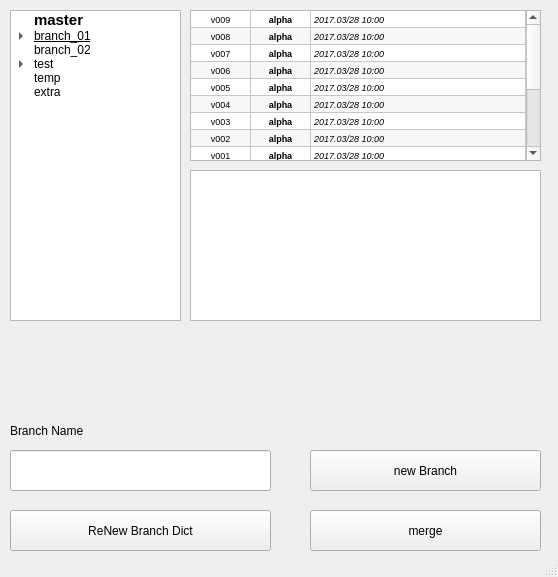
<?xml version="1.0" encoding="UTF-8"?>
<ui version="4.0">
 <class>MainWindow</class>
 <widget class="QMainWindow" name="MainWindow">
  <property name="geometry">
   <rect>
    <x>0</x>
    <y>0</y>
    <width>558</width>
    <height>577</height>
   </rect>
  </property>
  <property name="windowTitle">
   <string>MainWindow</string>
  </property>
  <widget class="QWidget" name="centralwidget">
   <widget class="QPushButton" name="pushButton_createNewBranch">
    <property name="geometry">
     <rect>
      <x>310</x>
      <y>450</y>
      <width>231</width>
      <height>41</height>
     </rect>
    </property>
    <property name="text">
     <string>new Branch</string>
    </property>
   </widget>
   <widget class="QLineEdit" name="lineEdit_branchName">
    <property name="geometry">
     <rect>
      <x>10</x>
      <y>450</y>
      <width>261</width>
      <height>41</height>
     </rect>
    </property>
    <property name="text">
     <string/>
    </property>
   </widget>
   <widget class="QLabel" name="label">
    <property name="geometry">
     <rect>
      <x>10</x>
      <y>420</y>
      <width>161</width>
      <height>21</height>
     </rect>
    </property>
    <property name="text">
     <string>Branch Name</string>
    </property>
   </widget>
   <widget class="QTreeWidget" name="treeWidget_branches">
    <property name="geometry">
     <rect>
      <x>10</x>
      <y>10</y>
      <width>171</width>
      <height>311</height>
     </rect>
    </property>
    <property name="alternatingRowColors">
     <bool>false</bool>
    </property>
    <property name="autoExpandDelay">
     <number>1</number>
    </property>
    <property name="allColumnsShowFocus">
     <bool>true</bool>
    </property>
    <property name="headerHidden">
     <bool>true</bool>
    </property>
    <property name="expandsOnDoubleClick">
     <bool>true</bool>
    </property>
    <attribute name="headerVisible">
     <bool>false</bool>
    </attribute>
    <attribute name="headerCascadingSectionResizes">
     <bool>false</bool>
    </attribute>
    <attribute name="headerDefaultSectionSize">
     <number>311</number>
    </attribute>
    <attribute name="headerMinimumSectionSize">
     <number>4</number>
    </attribute>
    <attribute name="headerShowSortIndicator" stdset="0">
     <bool>false</bool>
    </attribute>
    <attribute name="headerStretchLastSection">
     <bool>false</bool>
    </attribute>
    <column>
     <property name="text">
      <string>branch Info</string>
     </property>
    </column>
    <item>
     <property name="text">
      <string>master</string>
     </property>
     <property name="font">
      <font>
       <pointsize>11</pointsize>
       <weight>75</weight>
       <bold>true</bold>
      </font>
     </property>
     <property name="foreground">
      <brush brushstyle="NoBrush">
       <color alpha="255">
        <red>247</red>
        <green>126</green>
        <blue>128</blue>
       </color>
      </brush>
     </property>
    </item>
    <item>
     <property name="text">
      <string>branch_01</string>
     </property>
     <property name="font">
      <font>
       <underline>true</underline>
      </font>
     </property>
     <property name="foreground">
      <brush brushstyle="NoBrush">
       <color alpha="255">
        <red>215</red>
        <green>255</green>
        <blue>208</blue>
       </color>
      </brush>
     </property>
     <item>
      <property name="text">
       <string>branch_01_a</string>
      </property>
      <property name="font">
       <font>
        <italic>true</italic>
       </font>
      </property>
     </item>
     <item>
      <property name="text">
       <string>branch_01_b</string>
      </property>
      <property name="font">
       <font>
        <italic>true</italic>
       </font>
      </property>
     </item>
    </item>
    <item>
     <property name="text">
      <string>branch_02</string>
     </property>
    </item>
    <item>
     <property name="text">
      <string>test</string>
     </property>
     <item>
      <property name="text">
       <string>test_a01</string>
      </property>
     </item>
     <item>
      <property name="text">
       <string>test_a02</string>
      </property>
      <item>
       <property name="text">
        <string>test_a02_1</string>
       </property>
      </item>
     </item>
    </item>
    <item>
     <property name="text">
      <string>temp</string>
     </property>
    </item>
    <item>
     <property name="text">
      <string>extra</string>
     </property>
    </item>
   </widget>
   <widget class="QPushButton" name="pushButton_reNewBranchDict">
    <property name="geometry">
     <rect>
      <x>10</x>
      <y>510</y>
      <width>261</width>
      <height>41</height>
     </rect>
    </property>
    <property name="text">
     <string>ReNew Branch Dict</string>
    </property>
   </widget>
   <widget class="QPushButton" name="pushButton_mergeToMaster">
    <property name="geometry">
     <rect>
      <x>310</x>
      <y>510</y>
      <width>231</width>
      <height>41</height>
     </rect>
    </property>
    <property name="text">
     <string>merge</string>
    </property>
   </widget>
   <widget class="QTableWidget" name="tableWidget_FileList">
    <property name="geometry">
     <rect>
      <x>190</x>
      <y>10</y>
      <width>351</width>
      <height>151</height>
     </rect>
    </property>
    <property name="font">
     <font>
      <pointsize>7</pointsize>
     </font>
    </property>
    <property name="sizeAdjustPolicy">
     <enum>QAbstractScrollArea::AdjustToContentsOnFirstShow</enum>
    </property>
    <property name="autoScrollMargin">
     <number>16</number>
    </property>
    <property name="alternatingRowColors">
     <bool>true</bool>
    </property>
    <property name="selectionMode">
     <enum>QAbstractItemView::SingleSelection</enum>
    </property>
    <attribute name="horizontalHeaderVisible">
     <bool>false</bool>
    </attribute>
    <attribute name="horizontalHeaderCascadingSectionResizes">
     <bool>false</bool>
    </attribute>
    <attribute name="horizontalHeaderDefaultSectionSize">
     <number>60</number>
    </attribute>
    <attribute name="horizontalHeaderShowSortIndicator" stdset="0">
     <bool>true</bool>
    </attribute>
    <attribute name="horizontalHeaderStretchLastSection">
     <bool>true</bool>
    </attribute>
    <attribute name="verticalHeaderVisible">
     <bool>false</bool>
    </attribute>
    <attribute name="verticalHeaderCascadingSectionResizes">
     <bool>false</bool>
    </attribute>
    <attribute name="verticalHeaderDefaultSectionSize">
     <number>17</number>
    </attribute>
    <row>
     <property name="text">
      <string>01</string>
     </property>
    </row>
    <row>
     <property name="text">
      <string>02</string>
     </property>
    </row>
    <row>
     <property name="text">
      <string>03</string>
     </property>
    </row>
    <row>
     <property name="text">
      <string>04</string>
     </property>
    </row>
    <row>
     <property name="text">
      <string>05</string>
     </property>
    </row>
    <row>
     <property name="text">
      <string>06</string>
     </property>
    </row>
    <row>
     <property name="text">
      <string>07</string>
     </property>
    </row>
    <row>
     <property name="text">
      <string>08</string>
     </property>
    </row>
    <row>
     <property name="text">
      <string>09</string>
     </property>
    </row>
    <row>
     <property name="text">
      <string>10</string>
     </property>
    </row>
    <row>
     <property name="text">
      <string>11</string>
     </property>
    </row>
    <row>
     <property name="text">
      <string>12</string>
     </property>
    </row>
    <row>
     <property name="text">
      <string>13</string>
     </property>
    </row>
    <row>
     <property name="text">
      <string>14</string>
     </property>
    </row>
    <row>
     <property name="text">
      <string>15</string>
     </property>
    </row>
    <column>
     <property name="text">
      <string>Ver.</string>
     </property>
    </column>
    <column>
     <property name="text">
      <string>UserName</string>
     </property>
     <property name="textAlignment">
      <set>AlignCenter</set>
     </property>
    </column>
    <column>
     <property name="text">
      <string>Date..................................................</string>
     </property>
    </column>
    <item row="0" column="0">
     <property name="text">
      <string>v009</string>
     </property>
     <property name="textAlignment">
      <set>AlignCenter</set>
     </property>
     <property name="foreground">
      <brush brushstyle="NoBrush">
       <color alpha="255">
        <red>192</red>
        <green>231</green>
        <blue>248</blue>
       </color>
      </brush>
     </property>
    </item>
    <item row="0" column="1">
     <property name="text">
      <string>alpha</string>
     </property>
     <property name="font">
      <font>
       <weight>75</weight>
       <bold>true</bold>
      </font>
     </property>
     <property name="textAlignment">
      <set>AlignCenter</set>
     </property>
    </item>
    <item row="0" column="2">
     <property name="text">
      <string>2017.03/28 10:00</string>
     </property>
     <property name="font">
      <font>
       <italic>true</italic>
       <kerning>true</kerning>
      </font>
     </property>
    </item>
    <item row="1" column="0">
     <property name="text">
      <string>v008</string>
     </property>
     <property name="textAlignment">
      <set>AlignCenter</set>
     </property>
    </item>
    <item row="1" column="1">
     <property name="text">
      <string>alpha</string>
     </property>
     <property name="font">
      <font>
       <weight>75</weight>
       <bold>true</bold>
      </font>
     </property>
     <property name="textAlignment">
      <set>AlignCenter</set>
     </property>
    </item>
    <item row="1" column="2">
     <property name="text">
      <string>2017.03/28 10:00</string>
     </property>
     <property name="font">
      <font>
       <italic>true</italic>
      </font>
     </property>
    </item>
    <item row="2" column="0">
     <property name="text">
      <string>v007</string>
     </property>
     <property name="textAlignment">
      <set>AlignCenter</set>
     </property>
    </item>
    <item row="2" column="1">
     <property name="text">
      <string>alpha</string>
     </property>
     <property name="font">
      <font>
       <weight>75</weight>
       <bold>true</bold>
      </font>
     </property>
     <property name="textAlignment">
      <set>AlignCenter</set>
     </property>
    </item>
    <item row="2" column="2">
     <property name="text">
      <string>2017.03/28 10:00</string>
     </property>
     <property name="font">
      <font>
       <italic>true</italic>
      </font>
     </property>
    </item>
    <item row="3" column="0">
     <property name="text">
      <string>v006</string>
     </property>
     <property name="textAlignment">
      <set>AlignCenter</set>
     </property>
    </item>
    <item row="3" column="1">
     <property name="text">
      <string>alpha</string>
     </property>
     <property name="font">
      <font>
       <weight>75</weight>
       <bold>true</bold>
      </font>
     </property>
     <property name="textAlignment">
      <set>AlignCenter</set>
     </property>
    </item>
    <item row="3" column="2">
     <property name="text">
      <string>2017.03/28 10:00</string>
     </property>
     <property name="font">
      <font>
       <italic>true</italic>
      </font>
     </property>
    </item>
    <item row="4" column="0">
     <property name="text">
      <string>v005</string>
     </property>
     <property name="textAlignment">
      <set>AlignCenter</set>
     </property>
    </item>
    <item row="4" column="1">
     <property name="text">
      <string>alpha</string>
     </property>
     <property name="font">
      <font>
       <weight>75</weight>
       <bold>true</bold>
      </font>
     </property>
     <property name="textAlignment">
      <set>AlignCenter</set>
     </property>
    </item>
    <item row="4" column="2">
     <property name="text">
      <string>2017.03/28 10:00</string>
     </property>
     <property name="font">
      <font>
       <italic>true</italic>
      </font>
     </property>
    </item>
    <item row="5" column="0">
     <property name="text">
      <string>v004</string>
     </property>
     <property name="textAlignment">
      <set>AlignCenter</set>
     </property>
    </item>
    <item row="5" column="1">
     <property name="text">
      <string>alpha</string>
     </property>
     <property name="font">
      <font>
       <weight>75</weight>
       <bold>true</bold>
      </font>
     </property>
     <property name="textAlignment">
      <set>AlignCenter</set>
     </property>
    </item>
    <item row="5" column="2">
     <property name="text">
      <string>2017.03/28 10:00</string>
     </property>
     <property name="font">
      <font>
       <italic>true</italic>
      </font>
     </property>
    </item>
    <item row="6" column="0">
     <property name="text">
      <string>v003</string>
     </property>
     <property name="textAlignment">
      <set>AlignCenter</set>
     </property>
    </item>
    <item row="6" column="1">
     <property name="text">
      <string>alpha</string>
     </property>
     <property name="font">
      <font>
       <weight>75</weight>
       <bold>true</bold>
      </font>
     </property>
     <property name="textAlignment">
      <set>AlignCenter</set>
     </property>
    </item>
    <item row="6" column="2">
     <property name="text">
      <string>2017.03/28 10:00</string>
     </property>
     <property name="font">
      <font>
       <italic>true</italic>
      </font>
     </property>
    </item>
    <item row="7" column="0">
     <property name="text">
      <string>v002</string>
     </property>
     <property name="textAlignment">
      <set>AlignCenter</set>
     </property>
    </item>
    <item row="7" column="1">
     <property name="text">
      <string>alpha</string>
     </property>
     <property name="font">
      <font>
       <weight>75</weight>
       <bold>true</bold>
      </font>
     </property>
     <property name="textAlignment">
      <set>AlignCenter</set>
     </property>
    </item>
    <item row="7" column="2">
     <property name="text">
      <string>2017.03/28 10:00</string>
     </property>
     <property name="font">
      <font>
       <italic>true</italic>
      </font>
     </property>
    </item>
    <item row="8" column="0">
     <property name="text">
      <string>v001</string>
     </property>
     <property name="textAlignment">
      <set>AlignCenter</set>
     </property>
    </item>
    <item row="8" column="1">
     <property name="text">
      <string>alpha</string>
     </property>
     <property name="font">
      <font>
       <weight>75</weight>
       <bold>true</bold>
      </font>
     </property>
     <property name="textAlignment">
      <set>AlignCenter</set>
     </property>
    </item>
    <item row="8" column="2">
     <property name="text">
      <string>2017.03/28 10:00</string>
     </property>
     <property name="font">
      <font>
       <italic>true</italic>
      </font>
     </property>
    </item>
    <item row="9" column="1">
     <property name="text">
      <string/>
     </property>
     <property name="textAlignment">
      <set>AlignCenter</set>
     </property>
    </item>
    <item row="9" column="2">
     <property name="text">
      <string/>
     </property>
     <property name="font">
      <font>
       <italic>true</italic>
      </font>
     </property>
    </item>
    <item row="10" column="1">
     <property name="text">
      <string/>
     </property>
     <property name="textAlignment">
      <set>AlignCenter</set>
     </property>
    </item>
   </widget>
   <widget class="QTextBrowser" name="textBrowser_BranchFileInfo">
    <property name="geometry">
     <rect>
      <x>190</x>
      <y>170</y>
      <width>351</width>
      <height>151</height>
     </rect>
    </property>
    <property name="midLineWidth">
     <number>1</number>
    </property>
    <property name="tabChangesFocus">
     <bool>false</bool>
    </property>
    <property name="textInteractionFlags">
     <set>Qt::LinksAccessibleByKeyboard|Qt::LinksAccessibleByMouse|Qt::TextBrowserInteraction|Qt::TextSelectableByKeyboard|Qt::TextSelectableByMouse</set>
    </property>
    <property name="openExternalLinks">
     <bool>true</bool>
    </property>
   </widget>
   <widget class="QPushButton" name="pushButton_editFileInfo">
    <property name="geometry">
     <rect>
      <x>460</x>
      <y>330</y>
      <width>31</width>
      <height>31</height>
     </rect>
    </property>
    <property name="text">
     <string/>
    </property>
    <property name="icon">
     <iconset>
      <normaloff>icons/pencil_and_paper-512.png</normaloff>icons/pencil_and_paper-512.png</iconset>
    </property>
    <property name="iconSize">
     <size>
      <width>20</width>
      <height>20</height>
     </size>
    </property>
    <property name="autoDefault">
     <bool>false</bool>
    </property>
    <property name="default">
     <bool>false</bool>
    </property>
    <property name="flat">
     <bool>true</bool>
    </property>
   </widget>
   <widget class="QPushButton" name="pushButton_submitFileImfo">
    <property name="geometry">
     <rect>
      <x>500</x>
      <y>334</y>
      <width>21</width>
      <height>21</height>
     </rect>
    </property>
    <property name="text">
     <string/>
    </property>
    <property name="icon">
     <iconset>
      <normaloff>icons/submitpng.png</normaloff>icons/submitpng.png</iconset>
    </property>
    <property name="iconSize">
     <size>
      <width>22</width>
      <height>22</height>
     </size>
    </property>
    <property name="flat">
     <bool>true</bool>
    </property>
   </widget>
  </widget>
  <widget class="QStatusBar" name="statusbar"/>
 </widget>
 <resources/>
 <connections/>
</ui>
